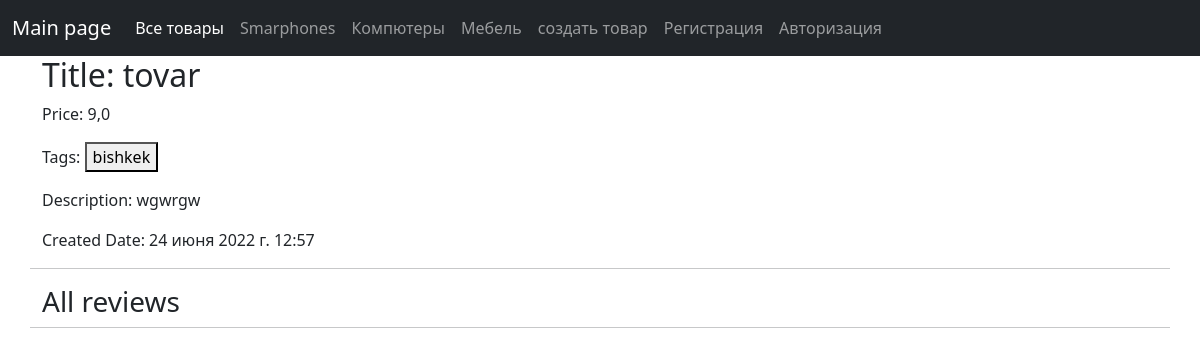
/products/4/, run on the app's committed database.
### main/models.py (models this page shows, shortened)
class Category(models.Model):
    class Meta:
        verbose_name = 'категория'
        verbose_name_plural = 'категории'
    name = models.CharField(max_length=100, verbose_name='Названия')

class Product(models.Model):
    class Meta:
        verbose_name = 'товар'
        verbose_name_plural = 'товары'
    category = models.ForeignKey(Category, on_delete=models.CASCADE,
                                 null=True, verbose_name='Категории')
    tags = models.ManyToManyField(Tag, blank=True, verbose_name='Тэги')
    name = models.CharField(max_length=1000, unique=True, verbose_name='Названия')
    description = models.TextField(blank=True, verbose_name='Названия')
    price = models.FloatField(verbose_name='Цена (в долларах)')
    is_active = models.BooleanField(default=True, verbose_name='Активен')
    created_at = models.DateTimeField(auto_now_add=True, verbose_name='Дата создания')
    updated_at = models.DateTimeField(auto_now=True, verbose_name='Дата изменение')
    image = models.ImageField(upload_to='products', null=True, verbose_name='Картинка')

class Tag(models.Model):
    class Meta:
        verbose_name = 'тэг'
        verbose_name_plural = 'тэги'
    name = models.CharField(max_length=100, verbose_name='Названия')

### main/views.py (the view)
# urls.py: path('products/<int:pk>/', views.ProductDetailView.as_view()),
class ProductDetailView(ContextData, DetailView):
    model = Product
    template_name = 'detail.html'
    context_object_name = 'product_detail'
    def get_context_data(self, **kwargs):
        context = super().get_context_data()
        context['reviews'] = Review.objects.filter(product=self.object)
        return context

### main/views.py (called while the page is built)
    def get_context_data(self, *, object_list=None, **kwargs):
        context = super().get_context_data()
        context['category_list'] = Category.objects.all()
        return context

### templates/detail.html (shortened to what this page needs)
{% extends 'layout.html' %}
{% block content %}
<h2>Title: {{product_detail.name }}</h2>
<p>Price: {{product_detail.price }}</p>
<p>Tags: {%  for tag in product_detail.tags.all %} <button>{{ tag.name }}</button>{% endfor %}</p>
<p>Description: {{product_detail.description }}</p>
<p>Created Date: {{product_detail.created_at }}</p>
<hr/>
<h3>All reviews</h3>
<hr>
{% endblock %}

### templates/layout.html (shortened to what this page needs)
{% load static %}
<!DOCTYPE html>
<html lang="en">
<head>
    <link rel="stylesheet" href="https://cdn.jsdelivr.net/npm/bootstrap@5.2.0-beta1/dist/css/bootstrap.min.css">
    <link rel="stylesheet" href="{% static 'css/style.css' %}">
</head>
<body>
<nav class="navbar navbar-expand-lg bg-dark navbar-dark ">
    <div class="container-fluid">
        <a class="navbar-brand" href="/">Main page</a>
        <div class="collapse navbar-collapse" id="navbarNav">
            <ul class="navbar-nav">
                <li class="nav-item">
                    <a class="nav-link active" aria-current="page" href="/products/">Все товары </a>
                </li>
                {% for category in category_list %}
                <li class="nav-item">
                    <a class="nav-link" href="/category/{{ category.id }}/products/">{{ category.name }}</a>
                </li>
                {% endfor %}
                <li class="nav-item">
                    <a class="nav-link" href="/add_product/">создать товар</a>
                </li>
                <li class="nav-item">
                    <a class="nav-link" href="/register/">Рeгистрация</a>
                </li>
                {% if user.is_anonymous %}
                <li class="nav-item">
                    <a class="nav-link" href="/login/">Авторизация</a>
                </li>
                {% else %}
                <li class="nav-item">
                    <a class="nav-link" href="/logout/">Выйти ({{ user.username }})</a>
                </li>
                {% endif %}
            </ul>
        </div>
    </div>
</nav>
<div class="container">
    <div class="row">
        {% block content %}
        {% endblock %}
    </div>
</div>
</body>
</html>

### data on the page
Category: name "Smarphones"
Category: name "Компютеры"
Category: name "Мебель"
Product: name "tovar", price "9,0", description "wgwrgw", created_at "24 июня 2022 г. 12:57"
Tag: name "bishkek"
